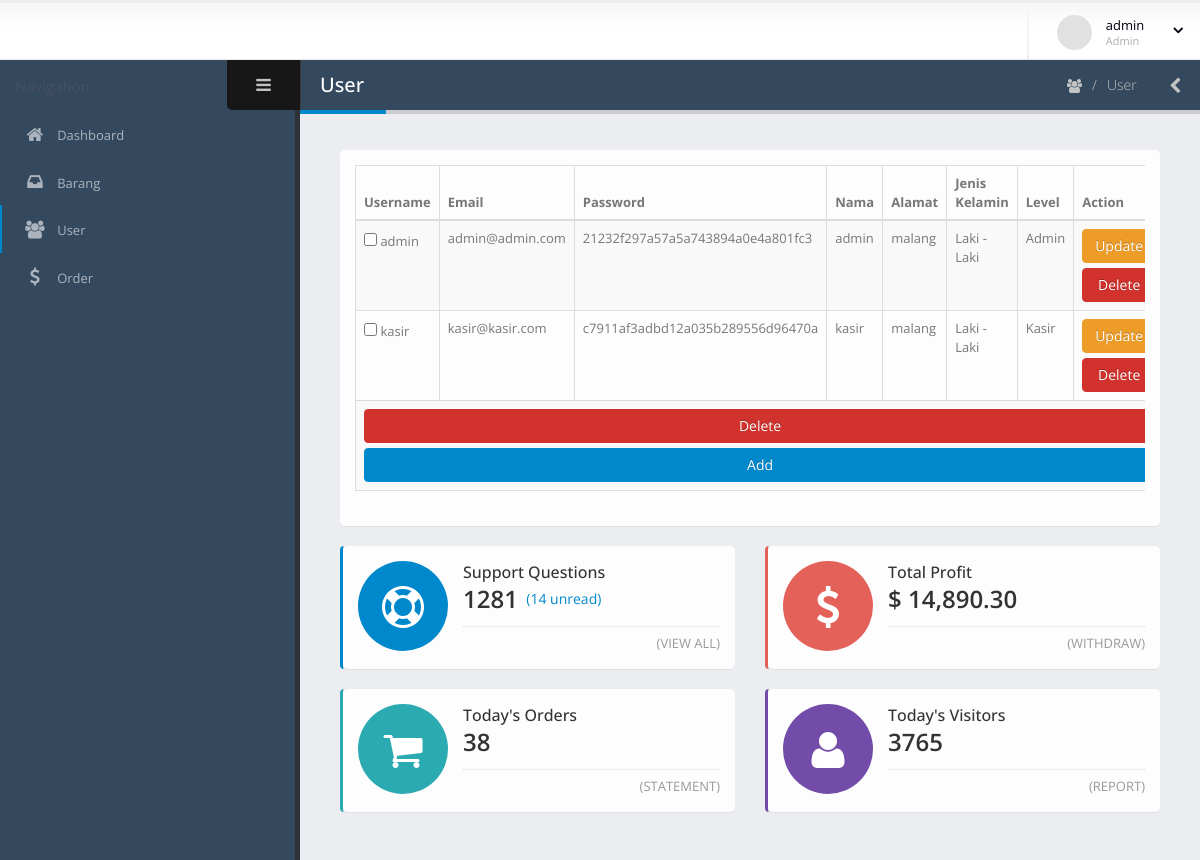
Screenshot of /admin/user/usertabel.php (signed in) with the database file from the repository.
### tables this page shows
CREATE TABLE `user` (
  `Username` varchar(12) NOT NULL,
  `Email` varchar(100) NOT NULL,
  `Password` varchar(100) NOT NULL,
  `Nama` varchar(100) NOT NULL,
  `Alamat` text NOT NULL,
  `JenisKelamin` enum('Laki - Laki','Perempuan','','') NOT NULL,
  `Level` enum('Admin','Kasir','','') NOT NULL
);

### admin/user/usertabel.php (the view, shortened to what this page needs)
<!doctype html>
<?php
include "../../db/connection.php";
		$sqlUser = "SELECT * from user";
        $res = $conn->query($sqlUser);
    ?>
<html class="fixed">
	<head>
		<link rel="stylesheet" href="../../assets/vendor/bootstrap/css/bootstrap.css" />
		<link rel="stylesheet" href="../../assets/vendor/font-awesome/css/font-awesome.css" />
		<link rel="stylesheet" href="../../assets/vendor/magnific-popup/magnific-popup.css" />
		<link rel="stylesheet" href="../../assets/vendor/bootstrap-datepicker/css/datepicker3.css" />
		<link rel="stylesheet" href="../../assets/vendor/jquery-ui/css/ui-lightness/jquery-ui-1.10.4.custom.css" />
		<link rel="stylesheet" href="../../assets/vendor/bootstrap-multiselect/bootstrap-multiselect.css" />
		<link rel="stylesheet" href="../../assets/vendor/morris/morris.css" />
		<link rel="stylesheet" href="../../assets/stylesheets/theme.css" />
		<link rel="stylesheet" href="../../assets/stylesheets/skins/default.css" />
		<link rel="stylesheet" href="../../assets/stylesheets/theme-custom.css">
	</head>
	<body>
		<section class="body">
			<header class="header">
				<div class="header-right">
					<span class="separator"></span>
					<div id="userbox" class="userbox">
						<a href="#" data-toggle="dropdown">
							<figure class="profile-picture">
								<img src="../../assets/images/!logged-user.jpg" alt="Joseph Doe" class="img-circle" data-lock-picture="../../assets/images/!logged-user.jpg" />
							</figure>
							<div class="profile-info" data-lock-name="John Doe" data-lock-email="johndoe@JSOFT.com">
								<span class="name"><?php echo $_SESSION['username'] ?> </span>
								<span class="role"><?php echo $_SESSION['Level'] ?> </span>
							</div>
							<i class="fa custom-caret"></i>
						</a>
					</div>
				</div>
			</header>
			<div class="inner-wrapper">
				<aside id="sidebar-left" class="sidebar-left">
					<div class="sidebar-header">
						<div class="sidebar-title">
						</div>
						<div class="sidebar-toggle hidden-xs" data-toggle-class="sidebar-left-collapsed" data-target="html" data-fire-event="sidebar-left-toggle">
							<i class="fa fa-bars" aria-label="Toggle sidebar"></i>
						</div>
					</div>
					<div class="nano">
						<div class="nano-content">
							<nav id="menu" class="nav-main" role="navigation">
								<ul class="nav nav-main">
									<li class="nav">
										<a href="../index.php">
											<i class="fa fa-home" aria-hidden="true"></i>
											<span>Dashboard</span>
										</a>
									</li>
									<li class="nav">
										<a href="../barang/barangtabel.php">
											<i class="fa fa-inbox" aria-hidden="true"></i>
											<span>Barang</span>
										</a>
									</li>
									<li class="nav-active">
										<a href="usertabel.php">
											<i class="fa fa-users" aria-hidden="true"></i>
											<span>User</span>
										</a>
									</li>
									<li class="nav">
										<a href="../order/ordertabel.php">
											<i class="fa fa-usd" aria-hidden="true"></i>
											<span>Order</span>
										</a>
									</li>
								</ul>
							</nav>
						</div>
					</div>
				</aside>
				<section role="main" class="content-body">
					<header class="page-header">
						<h2>User</h2>
						<div class="right-wrapper pull-right">
							<ol class="breadcrumbs">
								<li>
									<a href="usertabel.php">
										<i class="fa fa-users"></i>
									</a>
								</li>
								<li><span>User</span></li>
							</ol>
							<a class="sidebar-right-toggle" data-open="sidebar-right"><i class="fa fa-chevron-left"></i></a>
						</div>
					</header>
					<div class="row">
						<div class="col-md-6 col-lg-12 col-xl-6">
							<section class="panel">
								<div class="panel-body">
									<div class="row">
										<div class="col-lg-12">
                                            <div class="table-responsive">
                                            <table class="table table-bordered table-striped col-lg-12" id="datatable-ajax" data-url="../../assets/ajax/ajax-datatables-sample.json" >
                                                <thead>
                                                    <tr>
                                                        <th>Username</th>
                                                        <th>Email</th>
                                                        <th>Password</th>
                                                        <th>Nama</th>
														<th>Alamat</th>
														<th>Jenis Kelamin</th>
														<th>Level</th>
														<th>Action</th>
                                                    </tr>
                                                </thead>
                                                    <?php
                                                    while($row = $res->fetch_assoc()) {
														echo "<tr>
                                                                <td><input type='checkbox' name='chkbox[]'  value='".$row['Username']."'> ".$row["Username"]."</td>
                                                                <td>". $row["Email"]."</td>
                                                                <td> ". $row["Password"]."</td>
                                                                <td> ". $row["Nama"]."</td>
																<td> ". $row["Alamat"]."</td>
																<td> ". $row["JenisKelamin"]."</td>
																<td> ". $row["Level"]."</td>
																<td><a href='userupdate.php?username=".$row['Username']."' class='btn btn-warning btn-block'>Update
																<a href='userdelete.php?username=".$row["Username"]."' class='btn btn-danger btn-block'>Delete
																</td>
                                                        </tr>";
                                                    }
													?>
													<tr>
														<td colspan=8>
															<button class="btn btn-danger btn-block" name="delete" value="delete">Delete</button>
															<a href='userinsert.php' class='btn btn-primary btn-block'>Add
														</td>
													</tr>
                                            </table>
                                            </div>
									</div>
								</div>
							</section>
						</div>
						<div class="col-md-6 col-lg-12 col-xl-6">
							<div class="row">
								<div class="col-md-12 col-lg-6 col-xl-6">
									<section class="panel panel-featured-left panel-featured-primary">
										<div class="panel-body">
											<div class="widget-summary">
												<div class="widget-summary-col widget-summary-col-icon">
													<div class="summary-icon bg-primary">
														<i class="fa fa-life-ring"></i>
													</div>
												</div>
												<div class="widget-summary-col">
													<div class="summary">
														<h4 class="title">Support Questions</h4>
														<div class="info">
															<strong class="amount">1281</strong>
															<span class="text-primary">(14 unread)</span>
														</div>
													</div>
													<div class="summary-footer">
														<a class="text-muted text-uppercase">(view all)</a>
													</div>
												</div>
											</div>
										</div>
									</section>
								</div>
								<div class="col-md-12 col-lg-6 col-xl-6">
									<section class="panel panel-featured-left panel-featured-secondary">
										<div class="panel-body">
											<div class="widget-summary">
												<div class="widget-summary-col widget-summary-col-icon">
													<div class="summary-icon bg-secondary">
														<i class="fa fa-usd"></i>
													</div>
												</div>
												<div class="widget-summary-col">
													<div class="summary">
														<h4 class="title">Total Profit</h4>
														<div class="info">
															<strong class="amount">$ 14,890.30</strong>
														</div>
													</div>
													<div class="summary-footer">
														<a class="text-muted text-uppercase">(withdraw)</a>
													</div>
												</div>
											</div>
										</div>
									</section>
								</div>
								<div class="col-md-12 col-lg-6 col-xl-6">
									<section class="panel panel-featured-left panel-featured-tertiary">
										<div class="panel-body">
											<div class="widget-summary">
												<div class="widget-summary-col widget-summary-col-icon">
													<div class="summary-icon bg-tertiary">
														<i class="fa fa-shopping-cart"></i>
													</div>
												</div>
												<div class="widget-summary-col">
													<div class="summary">
														<h4 class="title">Today's Orders</h4>
														<div class="info">
															<strong class="amount">38</strong>
														</div>
													</div>
													<div class="summary-footer">
														<a class="text-muted text-uppercase">(statement)</a>
													</div>
												</div>
											</div>
										</div>
									</section>
								</div>
								<div class="col-md-12 col-lg-6 col-xl-6">
									<section class="panel panel-featured-left panel-featured-quartenary">
										<div class="panel-body">
											<div class="widget-summary">
												<div class="widget-summary-col widget-summary-col-icon">
													<div class="summary-icon bg-quartenary">
														<i class="fa fa-user"></i>
													</div>
												</div>
												<div class="widget-summary-col">
													<div class="summary">
														<h4 class="title">Today's Visitors</h4>
														<div class="info">
															<strong class="amount">3765</strong>
														</div>
													</div>
													<div class="summary-footer">
														<a class="text-muted text-uppercase">(report)</a>
													</div>
												</div>
											</div>
										</div>
									</section>
								</div>
							</div>
						</div>
					</div>
				</section>
			</div>
		</section>
	</body>
</html>

### assets/stylesheets/skins/default.css (style rules this page uses)
a, .btn-link { color: #0088cc; }
body .btn-primary { color: #ffffff; text-shadow: 0 -1px 0 rgba(0, 0, 0, 0.25); background-color: #0088cc; border-color: #0088cc; }
body .btn-warning { color: #ffffff; text-shadow: 0 -1px 0 rgba(0, 0, 0, 0.25); background-color: #ed9c28; border-color: #ed9c28; }
body .btn-danger { color: #ffffff; text-shadow: 0 -1px 0 rgba(0, 0, 0, 0.25); background-color: #d2322d; border-color: #d2322d; }
.text-primary { color: #0088cc !important; }
.bg-primary { background: #0088cc; }
.page-header h2 { border-bottom-color: #0088cc; }
ul.nav-main > li.nav-active > a { box-shadow: 2px 0 0 #0088cc inset; }
.panel-featured-primary { border-color: #0088cc; }

### rows the page displays
user: Username "admin", Email "admin@admin.com", Password "21232f297a57a5a743894a0e4a801fc3", Nama "admin", Alamat "malang", JenisKelamin "Laki - Laki", Level "Admin"
user: Username "kasir", Email "kasir@kasir.com", Password "c7911af3adbd12a035b289556d96470a", Nama "kasir", Alamat "malang", JenisKelamin "Laki - Laki", Level "Kasir"

### other values shown
$_SESSION['username'] "admin"
$_SESSION['Level'] "Admin"
